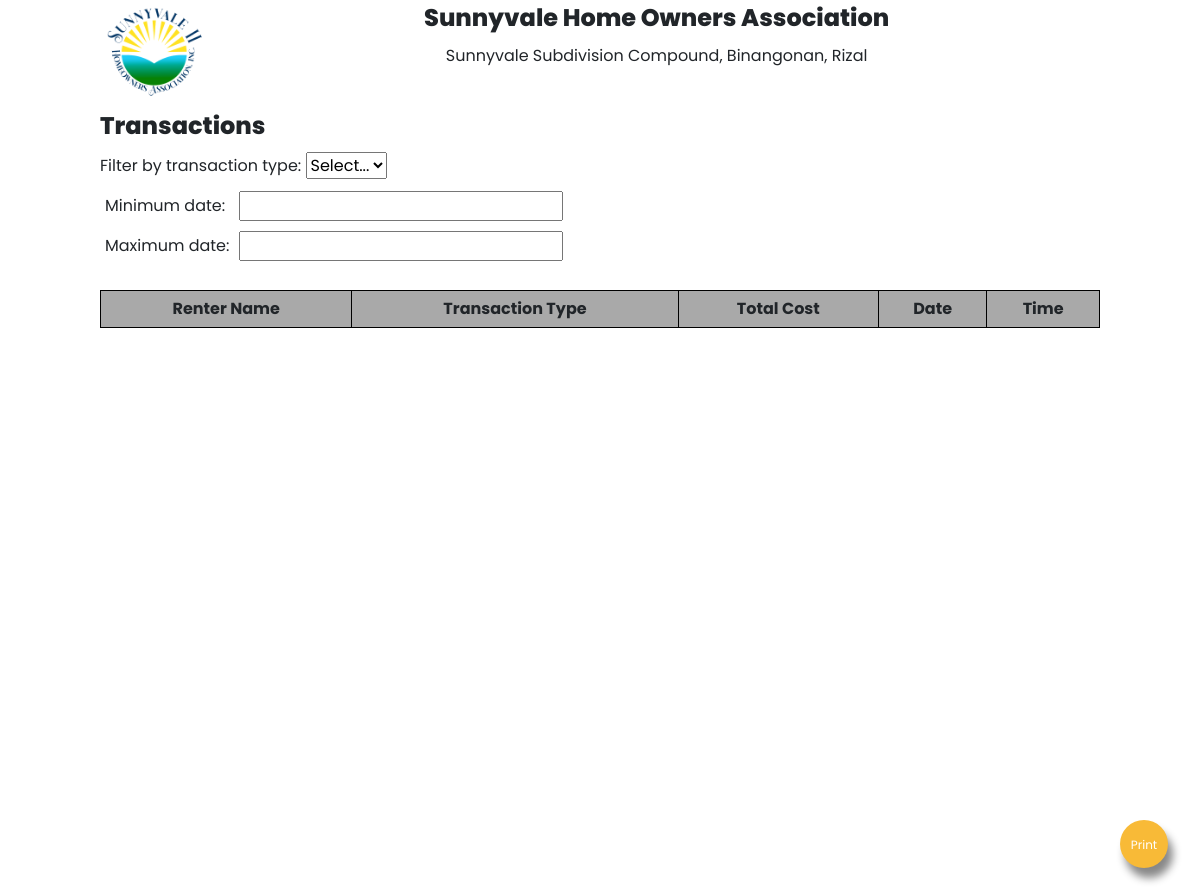
The page /reports/reportAmenities.php on the database as committed earlier.
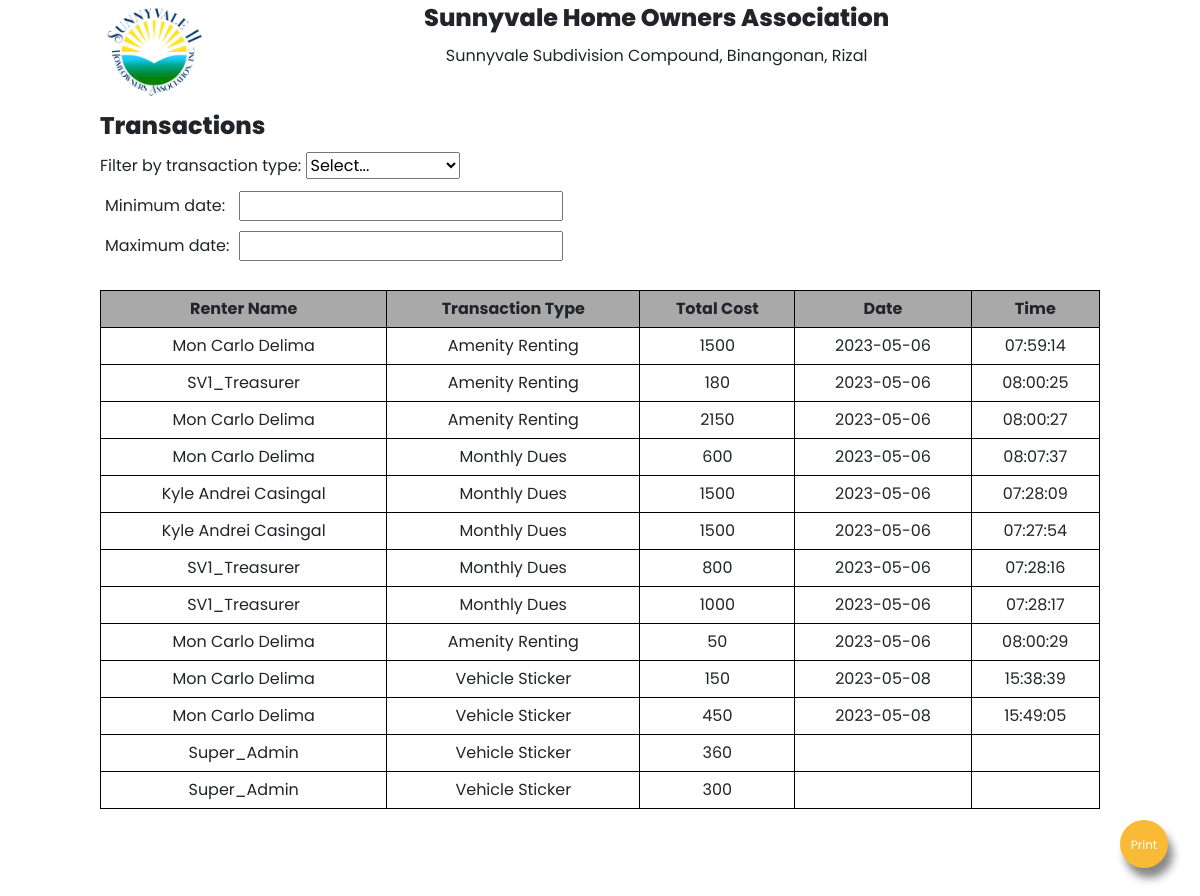
The same page on the database as committed later.
### tables this page shows
CREATE TABLE IF NOT EXISTS `transaction` (
  `transaction_id` int(11) NOT NULL AUTO_INCREMENT,
  `user_id` int(11) NOT NULL,
  `name` varchar(255) NOT NULL,
  `total_cost` int(11) DEFAULT NULL,
  `quantity` int(11) DEFAULT NULL,
  `payment_proof` varchar(255) DEFAULT NULL,
  `transaction_type` varchar(50) NOT NULL,
  `status` varchar(10) NOT NULL,
  `datetime` datetime DEFAULT NULL,
  PRIMARY KEY (`transaction_id`)
);

### reports/reportAmenities.php (the view, shortened to what this page needs)
<?php
$con = new mysqli('localhost', 'root', '', 'sunnyvale') or die(mysqli_error($con));
$result = $con->query("SELECT *, DATE(datetime) AS DATE, TIME(datetime) AS TIME FROM transaction WHERE status = 'Approved' OR status= 'Paid'");
?>
<!DOCTYPE html>
<html lang="en">
<head>
  <link rel="stylesheet" href="https://cdn.jsdelivr.net/npm/bootstrap@4.5.3/dist/css/bootstrap.min.css">
  <link rel="stylesheet" type="text/css" href="https://cdn.datatables.net/v/dt/jqc-1.12.4/dt-1.13.4/b-2.3.6/sl-1.6.2/datatables.min.css" />
  <link rel="stylesheet" type="text/css" href="Editor-2.1.2/css/editor.dataTables.css">
  <link rel="stylesheet" type="text/css" href="https://cdn.datatables.net/1.13.4/css/jquery.dataTables.min.css" />
  <link rel="stylesheet" type="text/css" href="https://cdn.datatables.net/datetime/1.4.0/css/dataTables.dateTime.min.css" />
</head>
<body>
  <div class="fab-wrapper">
    <label class="fab" for="print" id="print">
      <center>
        <span class="print-button">Print</span>
      </center>
    </label>
  </div>
  <div class="reportPage">
    <div class="head">
      <img class="logo-header" src="../media/content-images/sv2_logo.png" alt="">
      <div class="head-text">
        <label class="reportHeader">Sunnyvale Home Owners Association</label>
        <label class="reportSubtext">Sunnyvale Subdivision Compound, Binangonan, Rizal</label>
      </div>
    </div>
    <div class="reportContainer">
      <label class="tblTitle">Transactions</label>
      <br>
      <label class="tblFilter" for="">Filter by transaction type:</label>
      <select name="tblFilter" class="noprint" id="tblFilter" onclick="myFunction1()">
        <option value="">Select...</option>
      </select>
      <table border="0" cellspacing="5" cellpadding="5" class="noprint">
        <tbody>
          <tr>
            <td>Minimum date:</td>
            <td><input type="text" id="min" name="min"></td>
          </tr>
          <tr>
            <td>Maximum date:</td>
            <td><input type="text" id="max" name="max"></td>
          </tr>
        </tbody>
      </table>
      <table class="tblReportData" id="tblReportData">
        <thead>
          <th>Renter Name</th>
          <th>Transaction Type</th>
          <th>Total Cost</th>
          <th>Date</th>
          <th>Time</th>
        </thead>
        <?php while ($row = $result->fetch_assoc()) : ?>
          <tr>
            <td><?php echo $row['name']; ?></td>
            <td><?php echo $row['transaction_type']; ?></td>
            <td><?php echo $row['total_cost']; ?></td>
            <td><?php echo $row['DATE']; ?></td>
            <td><?php echo $row['TIME']; ?></td>
          </tr>
        <?php endwhile; ?>
      </table>
    </div>
  </div>
</body>
</html>

### reports/reportAmenities.php (style rules this page uses)
body { font-family: 'Poppins', sans-serif; margin: 0; display: flex; justify-content: center; }
.reportPage { width: 1000px; }
.head { display: flex; gap: 18vw; }
.head-text { padding-bottom: 2vw; display: flex; flex-direction: column; align-items: center; }
.reportHeader { font-weight: 800; font-size: 1.5em; }
.reportSubtext { font-size: 1em; }
.reportContainer { height: 800px; }
.tblTitle { font-size: 1.5em; font-weight: 800; }
.tblReportData { margin-top: 2vw; width: 100%; border-collapse: collapse; }
.tblReportData thead { background-color: darkgray; padding: 0; margin: 0; }
.tblReportData th, .tblReportData td { border: 1px solid black; padding: 0.5vw; text-align: center; }
.fab-wrapper { position: fixed; bottom: 3rem; right: 3rem; }
.fab { display: flex; justify-content: center; align-items: center; position: absolute; bottom: -1rem; right: -1rem; width: 4vw; height: 4vw; border-radius: 50%; transition: all 0.3s ease; z-index: 1; background-color: rgb(248, 186, 55); box-shadow: 5px 10px 8px #888888; }
.print-button { font-family: 'Poppins', sans-serif; font-size: 1vw; color: white; }
.logo-header { max-width: 9vw; max-height: 9vw; width: 9vw; height: 9vw; }

Rows that differ between the two databases and show on the page:
added transaction: name "Mon Carlo Delima", transaction_type "Amenity Renting", total_cost "1500", DATE "2023-05-06", TIME "07:59:14"
added transaction: name "SV1_Treasurer", transaction_type "Amenity Renting", total_cost "180", DATE "2023-05-06", TIME "08:00:25"
added transaction: name "Mon Carlo Delima", transaction_type "Amenity Renting", total_cost "2150", DATE "2023-05-06", TIME "08:00:27"
added transaction: name "Mon Carlo Delima", transaction_type "Monthly Dues", total_cost "600", DATE "2023-05-06", TIME "08:07:37"
added transaction: name "Kyle Andrei Casingal", transaction_type "Monthly Dues", total_cost "1500", DATE "2023-05-06", TIME "07:28:09"
added transaction: name "Kyle Andrei Casingal", transaction_type "Monthly Dues", total_cost "1500", DATE "2023-05-06", TIME "07:27:54"
added transaction: name "SV1_Treasurer", transaction_type "Monthly Dues", total_cost "800", DATE "2023-05-06", TIME "07:28:16"
added transaction: name "SV1_Treasurer", transaction_type "Monthly Dues", total_cost "1000", DATE "2023-05-06", TIME "07:28:17"
added transaction: name "Mon Carlo Delima", transaction_type "Amenity Renting", total_cost "50", DATE "2023-05-06", TIME "08:00:29"
added transaction: name "Mon Carlo Delima", transaction_type "Vehicle Sticker", total_cost "150", DATE "2023-05-08", TIME "15:38:39"
added transaction: name "Mon Carlo Delima", transaction_type "Vehicle Sticker", total_cost "450", DATE "2023-05-08", TIME "15:49:05"
added transaction: name "Super_Admin", transaction_type "Vehicle Sticker", total_cost "360"
added transaction: name "Super_Admin", transaction_type "Vehicle Sticker", total_cost "300"
